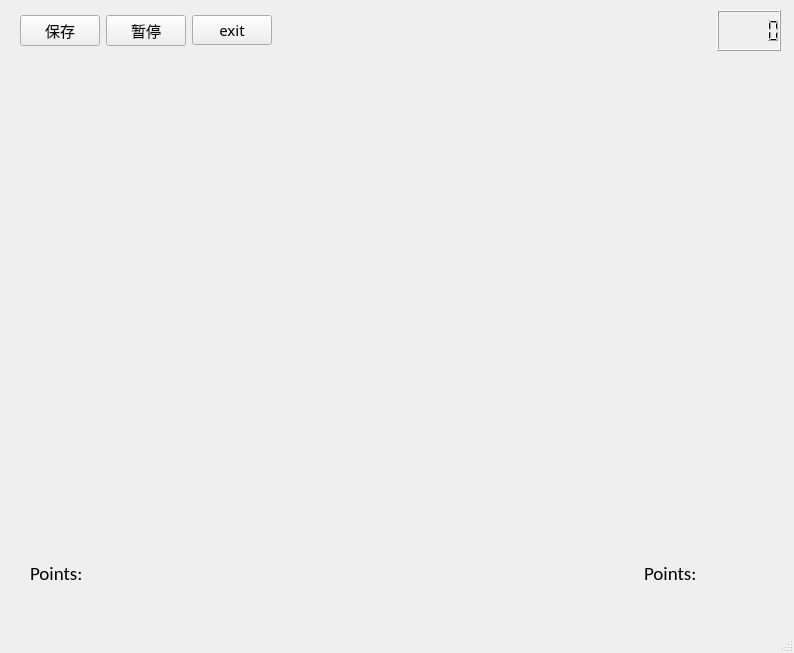
<?xml version="1.0" encoding="UTF-8"?>
<ui version="4.0">
 <class>MainWindow</class>
 <widget class="QMainWindow" name="MainWindow">
  <property name="geometry">
   <rect>
    <x>0</x>
    <y>0</y>
    <width>794</width>
    <height>653</height>
   </rect>
  </property>
  <property name="windowTitle">
   <string>MainWindow</string>
  </property>
  <widget class="QWidget" name="centralwidget">
   <widget class="QWidget" name="horizontalLayoutWidget">
    <property name="geometry">
     <rect>
      <x>20</x>
      <y>10</y>
      <width>761</width>
      <height>41</height>
     </rect>
    </property>
    <layout class="QHBoxLayout" name="horizontalLayout">
     <item>
      <widget class="QPushButton" name="save">
       <property name="font">
        <font>
         <family>黑体</family>
         <pointsize>11</pointsize>
        </font>
       </property>
       <property name="text">
        <string>保存</string>
       </property>
      </widget>
     </item>
     <item>
      <widget class="QPushButton" name="pause">
       <property name="font">
        <font>
         <family>黑体</family>
         <pointsize>11</pointsize>
        </font>
       </property>
       <property name="text">
        <string>暂停</string>
       </property>
      </widget>
     </item>
     <item>
      <widget class="QPushButton" name="exit">
       <property name="font">
        <font>
         <family>黑体</family>
         <pointsize>11</pointsize>
        </font>
       </property>
       <property name="text">
        <string>exit</string>
       </property>
      </widget>
     </item>
     <item>
      <spacer name="horizontalSpacer">
       <property name="orientation">
        <enum>Qt::Horizontal</enum>
       </property>
       <property name="sizeHint" stdset="0">
        <size>
         <width>40</width>
         <height>20</height>
        </size>
       </property>
      </spacer>
     </item>
     <item>
      <widget class="QLCDNumber" name="Timer"/>
     </item>
    </layout>
   </widget>
   <widget class="QWidget" name="horizontalLayoutWidget_2">
    <property name="geometry">
     <rect>
      <x>30</x>
      <y>550</y>
      <width>731</width>
      <height>47</height>
     </rect>
    </property>
    <layout class="QHBoxLayout" name="horizontalLayout_2">
     <item>
      <widget class="QLabel" name="Point_2">
       <property name="font">
        <font>
         <family>Calibri</family>
         <pointsize>14</pointsize>
        </font>
       </property>
       <property name="text">
        <string>Points:              </string>
       </property>
      </widget>
     </item>
     <item>
      <spacer name="horizontalSpacer_2">
       <property name="orientation">
        <enum>Qt::Horizontal</enum>
       </property>
       <property name="sizeHint" stdset="0">
        <size>
         <width>40</width>
         <height>20</height>
        </size>
       </property>
      </spacer>
     </item>
     <item>
      <widget class="QLabel" name="Point_1">
       <property name="font">
        <font>
         <family>Calibri</family>
         <pointsize>14</pointsize>
        </font>
       </property>
       <property name="text">
        <string>Points:               </string>
       </property>
      </widget>
     </item>
    </layout>
   </widget>
  </widget>
  <widget class="QMenuBar" name="menubar">
   <property name="geometry">
    <rect>
     <x>0</x>
     <y>0</y>
     <width>794</width>
     <height>26</height>
    </rect>
   </property>
  </widget>
  <widget class="QStatusBar" name="statusbar"/>
 </widget>
 <resources/>
 <connections/>
</ui>
